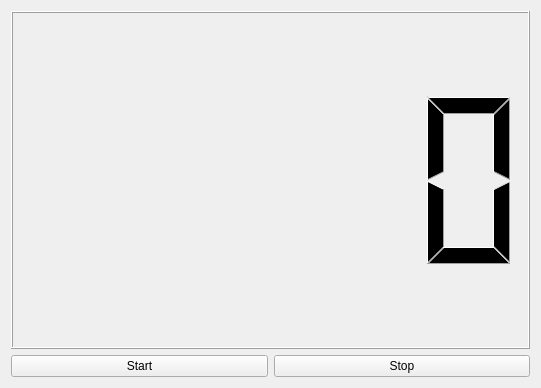
<?xml version="1.0" encoding="UTF-8"?>
<ui version="4.0">
 <class>Focus_Timer</class>
 <widget class="QWidget" name="Focus_Timer">
  <property name="geometry">
   <rect>
    <x>0</x>
    <y>0</y>
    <width>541</width>
    <height>388</height>
   </rect>
  </property>
  <property name="windowTitle">
   <string>Form</string>
  </property>
  <layout class="QGridLayout" name="gridLayout_2">
   <item row="0" column="0">
    <layout class="QGridLayout" name="gridLayout">
     <item row="0" column="0" colspan="2">
      <widget class="QLCDNumber" name="lcdNumber"/>
     </item>
     <item row="1" column="0">
      <widget class="QPushButton" name="pushButton">
       <property name="text">
        <string>Start</string>
       </property>
      </widget>
     </item>
     <item row="1" column="1">
      <widget class="QPushButton" name="pushButton_2">
       <property name="text">
        <string>Stop</string>
       </property>
      </widget>
     </item>
    </layout>
   </item>
  </layout>
 </widget>
 <resources/>
 <connections/>
</ui>
